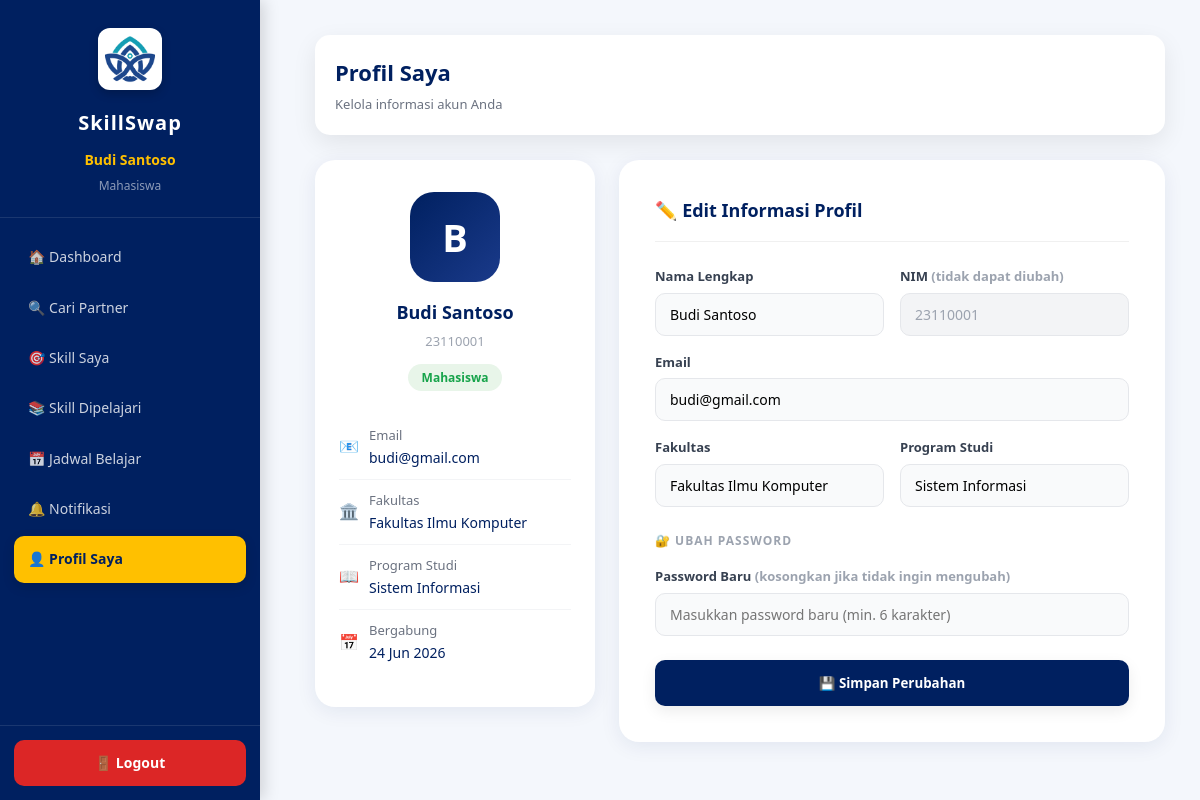
Page /mahasiswa/profil.php (signed in) on the committed database.
### tables this page shows
CREATE TABLE `pengguna` (
  `id_pengguna` int(11) NOT NULL,
  `nama_lengkap` varchar(100) NOT NULL,
  `nim` varchar(20) NOT NULL,
  `email` varchar(100) NOT NULL,
  `kata_sandi` varchar(255) NOT NULL,
  `fakultas` varchar(100) DEFAULT NULL,
  `program_studi` varchar(100) DEFAULT NULL,
  `foto` varchar(255) DEFAULT NULL,
  `level` enum('admin','mahasiswa') DEFAULT 'mahasiswa',
  `tanggal_daftar` timestamp NOT NULL DEFAULT current_timestamp()
);

### config/koneksi.php (called while the page is built, shortened)
<?php
$host = "localhost";
$user = "root";
$pass = "";
$db   = "skillswap_kampus";
$koneksi = mysqli_connect($host, $user, $pass, $db);
mysqli_set_charset($koneksi, "utf8mb4");
function db_query($sql, $types = "", ...$params) {
    global $koneksi;
    $stmt = mysqli_prepare($koneksi, $sql);
    if ($types && $params) {
        mysqli_stmt_bind_param($stmt, $types, ...$params);
    }
    mysqli_stmt_execute($stmt);
    $result = mysqli_stmt_get_result($stmt);
    return $result;
}
?>

### mahasiswa/profil.php (the view, shortened to what this page needs)
<?php
include "../config/koneksi.php";
$id = (int)$_SESSION['id_pengguna'];
$result = db_query("SELECT * FROM pengguna WHERE id_pengguna = ?", "i", $id);
$data = mysqli_fetch_assoc($result);
?>
<!DOCTYPE html>
<html lang="id">
<head>
<link rel="stylesheet" href="../assets/css/style.css">
</head>
<body>
<?php include "sidebar_mahasiswa.php"; ?>
<div class="main-content">
    <div class="topbar" style="display:flex; justify-content:space-between; align-items:center;">
        <div>
            <h1 style="font-size:22px; color:var(--navy); margin:0;">Profil Saya</h1>
            <p style="color:#6b7280; font-size:13px; margin:4px 0 0;">Kelola informasi akun Anda</p>
        </div>
    </div>
    <div class="profil-wrap">
        <div class="profil-card-left">
            <div class="avatar-big"><?= strtoupper(substr($data['nama_lengkap'], 0, 1)); ?></div>
            <div class="profil-name"><?= htmlspecialchars($data['nama_lengkap']); ?></div>
            <div class="profil-nim"><?= htmlspecialchars($data['nim']); ?></div>
            <span class="profil-badge">Mahasiswa</span>
            <div style="margin-top:24px; text-align:left;">
                <div class="info-row">
                    <span class="info-icon">📧</span>
                    <div><div class="info-text">Email</div><div class="info-val"><?= htmlspecialchars($data['email']); ?></div></div>
                </div>
                <div class="info-row">
                    <span class="info-icon">🏛️</span>
                    <div><div class="info-text">Fakultas</div><div class="info-val"><?= htmlspecialchars($data['fakultas'] ?: '-'); ?></div></div>
                </div>
                <div class="info-row">
                    <span class="info-icon">📖</span>
                    <div><div class="info-text">Program Studi</div><div class="info-val"><?= htmlspecialchars($data['program_studi'] ?: '-'); ?></div></div>
                </div>
                <div class="info-row">
                    <span class="info-icon">📅</span>
                    <div><div class="info-text">Bergabung</div><div class="info-val"><?= date('d M Y', strtotime($data['tanggal_daftar'])); ?></div></div>
                </div>
            </div>
        </div>
        <div class="form-card">
            <h3>✏️ Edit Informasi Profil</h3>
            <form method="POST" action="proses_profil.php">
            <div class="form-grid">
                <div class="form-group">
                    <label>Nama Lengkap</label>
                    <input type="text" name="nama_lengkap" value="<?= htmlspecialchars($data['nama_lengkap']); ?>" required>
                </div>
                <div class="form-group">
                    <label>NIM <span style="color:#9ca3af;">(tidak dapat diubah)</span></label>
                    <input type="text" value="<?= htmlspecialchars($data['nim']); ?>" disabled>
                </div>
                <div class="form-group full">
                    <label>Email</label>
                    <input type="email" name="email" value="<?= htmlspecialchars($data['email']); ?>" required>
                </div>
                <div class="form-group">
                    <label>Fakultas</label>
                    <input type="text" name="fakultas" value="<?= htmlspecialchars($data['fakultas']); ?>" placeholder="Nama Fakultas">
                </div>
                <div class="form-group">
                    <label>Program Studi</label>
                    <input type="text" name="program_studi" value="<?= htmlspecialchars($data['program_studi']); ?>" placeholder="Program Studi">
                </div>
                <div class="section-divider">🔐 Ubah Password</div>
                <div class="form-group full">
                    <label>Password Baru <span style="color:#9ca3af;">(kosongkan jika tidak ingin mengubah)</span></label>
                    <input type="password" name="password_baru" placeholder="Masukkan password baru (min. 6 karakter)">
                </div>
            </div>
            <button type="submit" class="btn btn-primary" style="width:100%; margin-top:24px; padding:14px;">
                💾 Simpan Perubahan
            </button>
            </form>
        </div>
    </div>
</div>
</body>
</html>

### assets/css/style.css (style rules this page uses)
* { margin:0; padding:0; box-sizing:border-box; font-family:'Segoe UI',sans-serif; }
:root { --navy:#002060; --gold:#FFC000; --white:#ffffff; --bg:#f4f7fc; --success:#16a34a; --danger:#dc2626; --warning:#f59e0b; --shadow: 0 8px 25px rgba(0,0,0,.08); }
html { scroll-behavior:smooth; }
body { background:var(--bg); color:#333; overflow-x:hidden; line-height:1.6; }
.btn { display:inline-block; padding:13px 28px; border:none; border-radius:10px; text-decoration:none; cursor:pointer; font-weight:600; transition:.3s; box-shadow: 0 5px 15px rgba(0,0,0,.08); }
.btn-primary { background:var(--navy); color:white; }
input, select, textarea { width:100%; padding:12px; border:1px solid #ddd; border-radius:10px; margin-bottom:15px; background:#f8fafc; }
.main-content { margin-left:280px; padding:35px; }
.topbar { background:white; padding:20px; border-radius:15px; margin-bottom:25px; box-shadow:var(--shadow); }

### mahasiswa/profil.php (style rules this page uses)
.profil-wrap { display: grid; grid-template-columns: 280px 1fr; gap: 24px; align-items: start; }
.profil-card-left { background: white; border-radius: 20px; padding: 32px 24px; box-shadow: 0 4px 20px rgba(0,32,96,.08); text-align: center; }
.avatar-big { width: 90px; height: 90px; background: linear-gradient(135deg, var(--navy), #1a3a8a); border-radius: 24px; display: flex; align-items: center; justify-content: center; font-size: 38px; font-weight: 800; color: white; margin: 0 auto 16px; }
.profil-name { font-size: 18px; font-weight: 700; color: var(--navy); margin-bottom: 4px; }
.profil-nim { font-size: 13px; color: #9ca3af; margin-bottom: 12px; }
.profil-badge { display:inline-block; background:#e8f5e9; color:#16a34a; padding:4px 14px; border-radius:20px; font-size:12px; font-weight:600; }
.info-row { display:flex; align-items:center; gap:10px; padding:10px 0; border-bottom:1px solid #f3f4f6; }
.info-row:last-child { border-bottom: none; }
.info-icon { font-size:16px; width:20px; }
.info-text { font-size:13px; color:#6b7280; }
.info-val { font-size:14px; color:var(--navy); font-weight:500; margin-top:1px; }
.form-card { background: white; border-radius: 20px; padding: 36px; box-shadow: 0 4px 20px rgba(0,32,96,.08); }
.form-card h3 { font-size:18px; color:var(--navy); margin-bottom:24px; padding-bottom:16px; border-bottom:1px solid #f0f0f0; }
.form-grid { display: grid; grid-template-columns: 1fr 1fr; gap: 16px; }
.form-group { display: flex; flex-direction: column; gap: 6px; }
.form-group.full { grid-column: 1/-1; }
.form-group label { font-size:13px; font-weight:600; color:#374151; }
.form-group input { padding: 11px 14px; border: 1.5px solid #e5e7eb; border-radius: 10px; font-size: 14px; background: #f9fafb; margin-bottom: 0; transition: border .2s; }
.form-group input:disabled { background:#f3f4f6; color:#9ca3af; cursor:not-allowed; }
.section-divider { font-size:12px; font-weight:700; text-transform:uppercase; letter-spacing:1px; color:#9ca3af; grid-column:1/-1; margin-top:8px; }

### rows in the picture
pengguna: nama_lengkap "B", nama_lengkap "Budi Santoso", nim "23110001", email "budi@gmail.com", fakultas "Fakultas Ilmu Komputer", program_studi "Sistem Informasi", tanggal_daftar "24 Jun 2026"

### other values in the picture
$_SESSION['nama'] "Budi Santoso"
